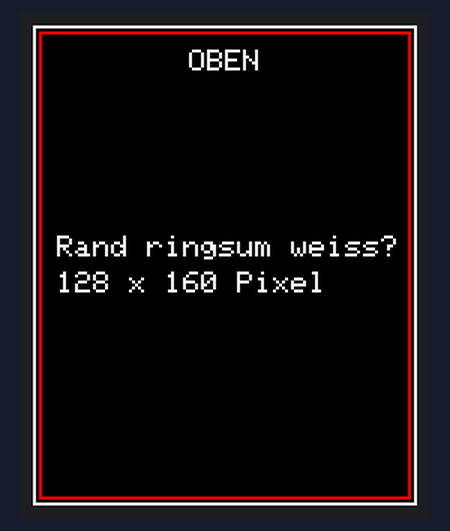
The sketch below on a simulated ESP8266 (Wemos D1 mini). Parts: 128×160 colour display. Wiring (inferred from the names in the program): BME280 sensor at I2C address 0x76. A WiFi scan finds three made-up networks; what the sketch prints to the serial monitor is not drawn.

Above: at 0.2 s.
At 2.7 s:
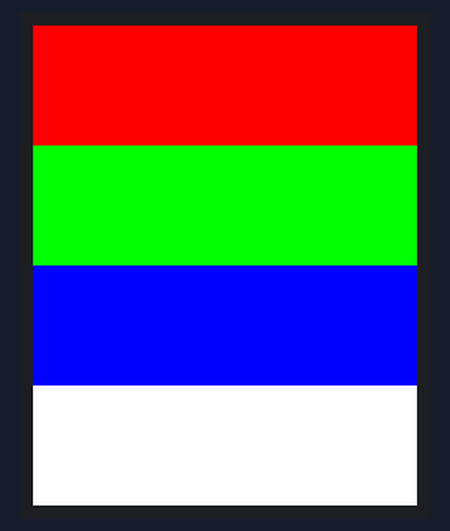
At 5.3 s:
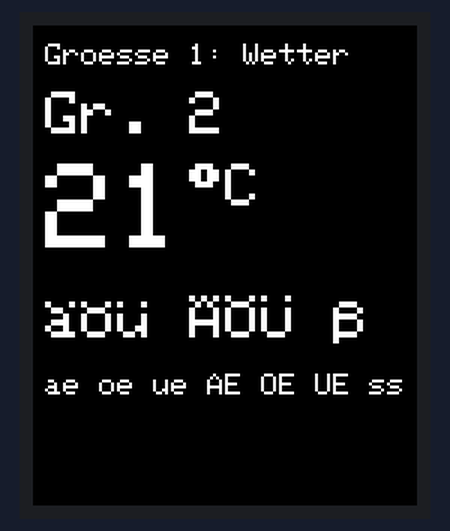
At 9.8 s:
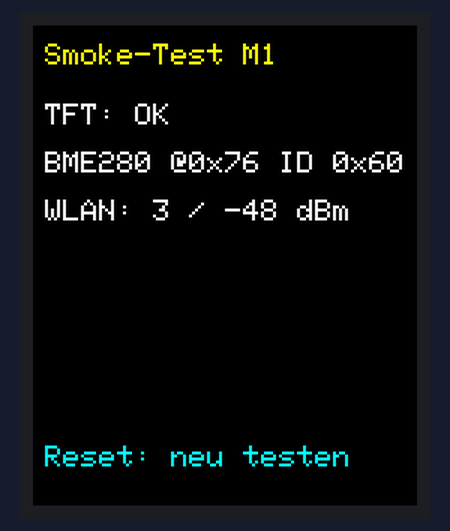

The sketch:

SmokeTest.ino
```cpp
// MeteoLander – Smoke-Test (M1)
//
// Prüft die Hardware auf dem Steckbrett, bevor die eigentliche Firmware entsteht:
//   1. TFT: Initialisierung, Ausrichtung, Farben, Randversatz, Schriftgrößen, Umlaute
//   2. BME280: I²C-Scan und Chip-ID (0x60 = BME280, 0x58 = BMP280)
//   3. WLAN: Funkmodul per Netzwerksuche – ohne Zugangsdaten
//
// Aufbau: D1 mini nur über seine USB-Buchse versorgt, TFT und BME280 an 3V3,
// Selbsthalteschaltung (Bereich A) noch nicht gesteckt. Ergebnisse erscheinen
// auf dem Display und im seriellen Monitor (115200 Baud).
//
// Bibliotheken (Arduino IDE, Bibliotheksverwalter):
//   - Adafruit GFX Library
//   - Adafruit ST7735 and ST7789 Library
// Board: „LOLIN(WEMOS) D1 R2 & mini“ aus dem ESP8266-Core.

#include <ESP8266WiFi.h>
#include <SPI.h>
#include <Wire.h>
#include <Adafruit_GFX.h>
#include <Adafruit_ST7735.h>

// Pinbelegung wie in docs/wiring.md
const uint8_t PIN_TFT_CS = 15;  // D8
const uint8_t PIN_TFT_DC = 0;   // D3, am TFT „A0“
const int8_t PIN_TFT_RST = -1;  // RESET über R5 an 3V3, Reset per Software
const uint8_t PIN_SDA = 4;      // D2
const uint8_t PIN_SCL = 5;      // D1

// Tab-Variante des ST7735. Die grüne Lasche der Schutzfolie spricht für INITR_GREENTAB.
// Zeigt der weiße Rahmen am Rand Lücken oder Pixelmüll, nacheinander probieren:
// INITR_GREENTAB, INITR_BLACKTAB, INITR_REDTAB.
#define TFT_TAB INITR_GREENTAB

const unsigned long STEP_MS = 2500;  // Anzeigezeit je Testbild

Adafruit_ST7735 tft(PIN_TFT_CS, PIN_TFT_DC, PIN_TFT_RST);

// Zeilen des Ergebnisbildschirms
String resultBme = "BME: --";
String resultWifi = "WLAN: --";

void waitStep() {
  unsigned long start = millis();
  while (millis() - start < STEP_MS) {
    yield();  // Watchdog bedienen
  }
}

// 1a: Rahmen und Ausrichtung – jede Ecke muss einen weißen Rand haben, oben steht „OBEN“
void testFrame() {
  tft.fillScreen(ST77XX_BLACK);
  tft.drawRect(0, 0, tft.width(), tft.height(), ST77XX_WHITE);
  tft.drawRect(2, 2, tft.width() - 4, tft.height() - 4, ST77XX_RED);
  tft.setTextColor(ST77XX_WHITE);
  tft.setTextSize(1);
  tft.setCursor(52, 8);
  tft.print("OBEN");
  tft.setCursor(8, 70);
  tft.print("Rand ringsum weiss?");
  tft.setCursor(8, 82);
  tft.print(String(tft.width()) + " x " + String(tft.height()) + " Pixel");
  Serial.println(F("[TFT] Rahmen: weisser Rand an allen vier Seiten sichtbar?"));
  waitStep();
}

// 1b: Farben – vier Balken von oben nach unten: Rot, Grün, Blau, Weiß
void testColors() {
  const uint16_t colors[] = {ST77XX_RED, ST77XX_GREEN, ST77XX_BLUE, ST77XX_WHITE};
  const int h = tft.height() / 4;
  for (int i = 0; i < 4; i++) {
    tft.fillRect(0, i * h, tft.width(), h, colors[i]);
  }
  Serial.println(F("[TFT] Farben von oben: Rot, Gruen, Blau, Weiss? (vertauscht = andere Tab-Variante)"));
  waitStep();
}

// 1c: Schriftgrößen 1, 2, 4 und Umlaute im CP437-Modus des Standardfonts
void testText() {
  tft.fillScreen(ST77XX_BLACK);
  tft.cp437(true);
  tft.setTextColor(ST77XX_WHITE);
  tft.setCursor(4, 6);
  tft.setTextSize(1);
  tft.print("Groesse 1: Wetter");
  tft.setCursor(4, 22);
  tft.setTextSize(2);
  tft.print("Gr. 2");
  tft.setCursor(4, 46);
  tft.setTextSize(4);
  tft.print("21");
  tft.setTextSize(2);
  tft.print((char)0xF8);  // Gradzeichen in CP437
  tft.print("C");
  tft.setTextSize(2);
  tft.setCursor(4, 90);
  // CP437: ä 0x84, ö 0x94, ü 0x81, Ä 0x8E, Ö 0x99, Ü 0x9A, ß 0xE1
  const char umlauts[] = {(char)0x84, (char)0x94, (char)0x81, ' ', (char)0x8E, (char)0x99, (char)0x9A, ' ', (char)0xE1, 0};
  tft.print(umlauts);
  tft.setTextSize(1);
  tft.setCursor(4, 116);
  tft.print("ae oe ue AE OE UE ss");
  tft.cp437(false);
  Serial.println(F("[TFT] Schrift: Groessen 1/2/4 lesbar, Umlaute und Gradzeichen korrekt?"));
  waitStep();
}

// 2: I²C-Scan und Chip-ID direkt aus Register 0xD0 – ohne Sensorbibliothek
void testBme() {
  Wire.begin(PIN_SDA, PIN_SCL);
  Serial.print(F("[I2C] Geraete:"));
  int found = 0;
  for (uint8_t addr = 1; addr < 127; addr++) {
    Wire.beginTransmission(addr);
    if (Wire.endTransmission() == 0) {
      Serial.printf(" 0x%02X", addr);
      found++;
    }
  }
  Serial.println(found ? "" : " keine");

  for (uint8_t addr : {0x76, 0x77}) {
    Wire.beginTransmission(addr);
    Wire.write(0xD0);
    if (Wire.endTransmission(false) != 0) continue;
    if (Wire.requestFrom(addr, (uint8_t)1) != 1) continue;
    uint8_t id = Wire.read();
    const char *name = id == 0x60 ? "BME280" : id == 0x58 ? "BMP280" : "unbekannt";
    Serial.printf("[BME] Adresse 0x%02X, Chip-ID 0x%02X = %s\n", addr, id, name);
    resultBme = String(name) + " @0x" + String(addr, HEX) + " ID 0x" + String(id, HEX);
    return;
  }
  Serial.println(F("[BME] kein Sensor an 0x76/0x77 – Verdrahtung SDA D2, SCL D1, VIN 3V3 pruefen"));
  resultBme = "BME: nicht gefunden";
}

// 3: WLAN-Funkmodul – Netzwerksuche, stärkstes Netz
void testWifi() {
  WiFi.persistent(false);
  WiFi.mode(WIFI_STA);
  WiFi.disconnect();
  int n = WiFi.scanNetworks();
  if (n <= 0) {
    Serial.println(F("[WLAN] keine Netze gefunden"));
    resultWifi = "WLAN: keine Netze";
  } else {
    int best = 0;
    for (int i = 1; i < n; i++) {
      if (WiFi.RSSI(i) > WiFi.RSSI(best)) best = i;
    }
    Serial.printf("[WLAN] %d Netze, staerkstes: %s (%d dBm)\n", n, WiFi.SSID(best).c_str(), WiFi.RSSI(best));
    resultWifi = "WLAN: " + String(n) + " / " + String(WiFi.RSSI(best)) + " dBm";
  }
  WiFi.scanDelete();
  WiFi.mode(WIFI_OFF);
}

void showResults() {
  tft.fillScreen(ST77XX_BLACK);
  tft.setTextSize(1);
  tft.setTextColor(ST77XX_YELLOW);
  tft.setCursor(4, 6);
  tft.print("Smoke-Test M1");
  tft.setTextColor(ST77XX_WHITE);
  tft.setCursor(4, 26);
  tft.print("TFT: OK");
  tft.setCursor(4, 42);
  tft.print(resultBme);
  tft.setCursor(4, 58);
  tft.print(resultWifi);
  tft.setTextColor(ST77XX_CYAN);
  tft.setCursor(4, 140);
  tft.print("Reset: neu testen");
}

void setup() {
  Serial.begin(115200);
  Serial.println();
  Serial.println(F("MeteoLander Smoke-Test"));

  tft.initR(TFT_TAB);
  tft.setRotation(0);  // Hochformat; steht „OBEN“ unten, setRotation(2) verwenden

  testFrame();
  testColors();
  testText();
  testBme();
  testWifi();
  showResults();
  Serial.println(F("Fertig. Ergebnisse in docs/test-plan.md eintragen."));
}

void loop() {}
```

Measured:
- what the display in image 1 shows lasts 2.5 s, from 2.7 s to 5.2 s
- what the display in image 2 shows lasts 4.6 s, from 5.2 s to 9.8 s
